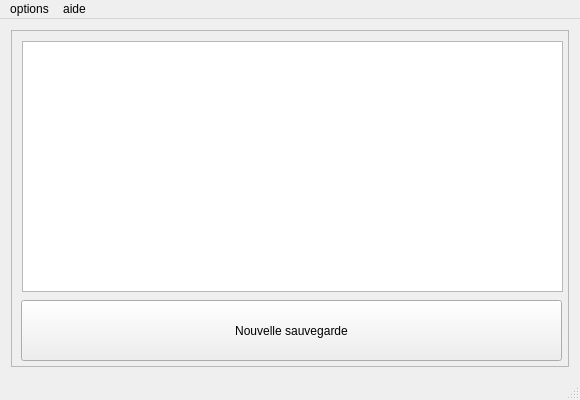
<?xml version="1.0" encoding="UTF-8"?>
<ui version="4.0">
 <class>HomeWindow</class>
 <widget class="QMainWindow" name="HomeWindow">
  <property name="geometry">
   <rect>
    <x>0</x>
    <y>0</y>
    <width>580</width>
    <height>400</height>
   </rect>
  </property>
  <property name="minimumSize">
   <size>
    <width>580</width>
    <height>400</height>
   </size>
  </property>
  <property name="maximumSize">
   <size>
    <width>580</width>
    <height>400</height>
   </size>
  </property>
  <property name="windowTitle">
   <string>HomeWindow</string>
  </property>
  <widget class="QWidget" name="centralWidget">
   <layout class="QVBoxLayout" name="verticalLayout">
    <item>
     <widget class="QFrame" name="zoneDrop">
      <property name="autoFillBackground">
       <bool>true</bool>
      </property>
      <property name="frameShape">
       <enum>QFrame::StyledPanel</enum>
      </property>
      <property name="frameShadow">
       <enum>QFrame::Raised</enum>
      </property>
      <widget class="QListWidget" name="backupList">
       <property name="geometry">
        <rect>
         <x>11</x>
         <y>11</y>
         <width>541</width>
         <height>251</height>
        </rect>
       </property>
      </widget>
      <widget class="QPushButton" name="newBackupButton">
       <property name="geometry">
        <rect>
         <x>10</x>
         <y>270</y>
         <width>541</width>
         <height>61</height>
        </rect>
       </property>
       <property name="text">
        <string>Nouvelle sauvegarde</string>
       </property>
      </widget>
     </widget>
    </item>
   </layout>
  </widget>
  <widget class="QStatusBar" name="statusBar"/>
  <widget class="QMenuBar" name="menuBar">
   <property name="geometry">
    <rect>
     <x>0</x>
     <y>0</y>
     <width>580</width>
     <height>21</height>
    </rect>
   </property>
   <widget class="QMenu" name="menuVerrouYEAH_accueil">
    <property name="title">
     <string>options</string>
    </property>
    <addaction name="actionUtilisateur"/>
    <addaction name="actionRAZ"/>
   </widget>
   <widget class="QMenu" name="menu_aide">
    <property name="title">
     <string>aide</string>
    </property>
    <addaction name="action_propos"/>
   </widget>
   <addaction name="menuVerrouYEAH_accueil"/>
   <addaction name="menu_aide"/>
  </widget>
  <action name="actionRAZ">
   <property name="text">
    <string>RAZ</string>
   </property>
  </action>
  <action name="actionUtilisateur">
   <property name="text">
    <string>Utilisateur</string>
   </property>
  </action>
  <action name="action_propos">
   <property name="text">
    <string>à propos</string>
   </property>
  </action>
 </widget>
 <layoutdefault spacing="6" margin="11"/>
 <resources/>
 <connections/>
</ui>
